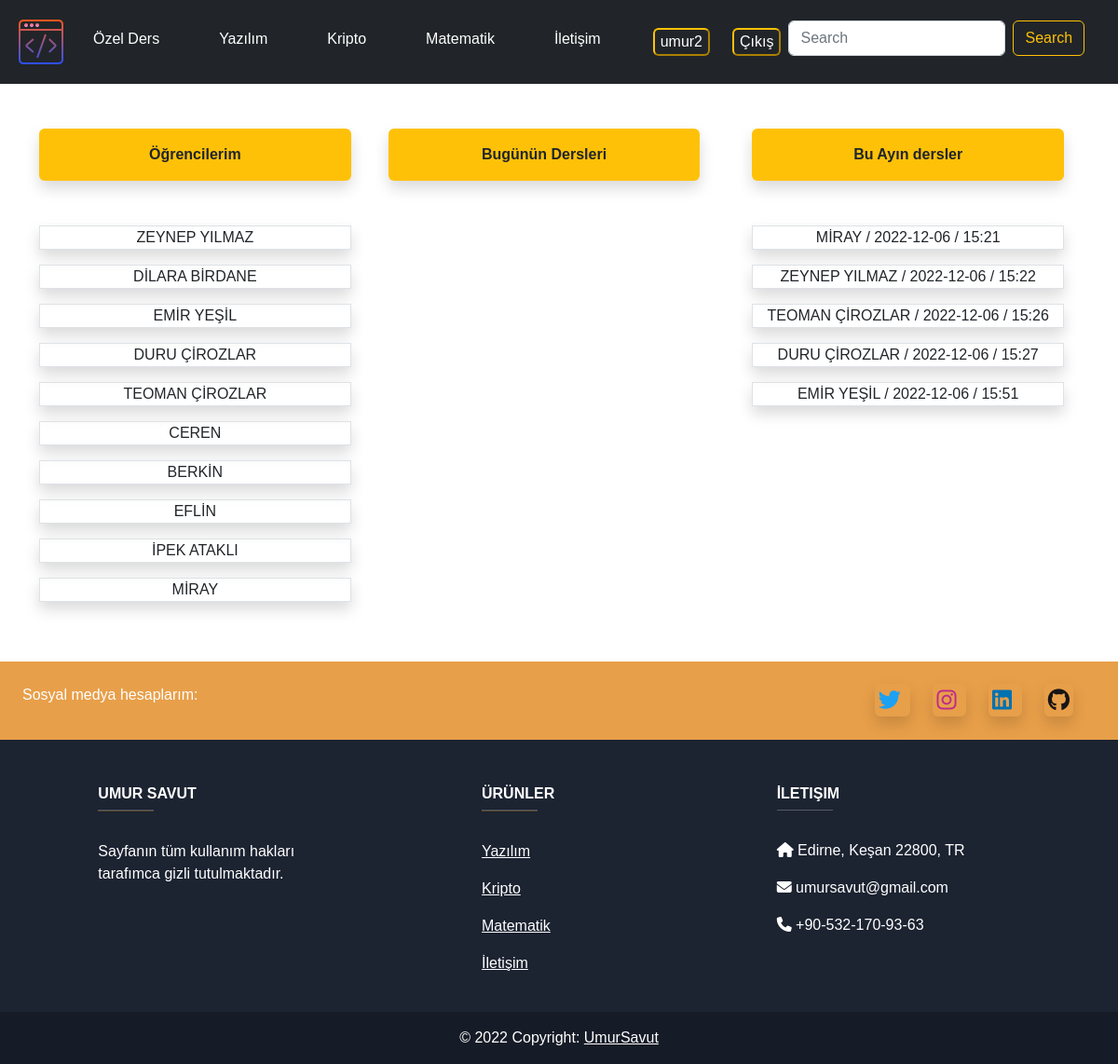
The app's page / (signed in), older data.
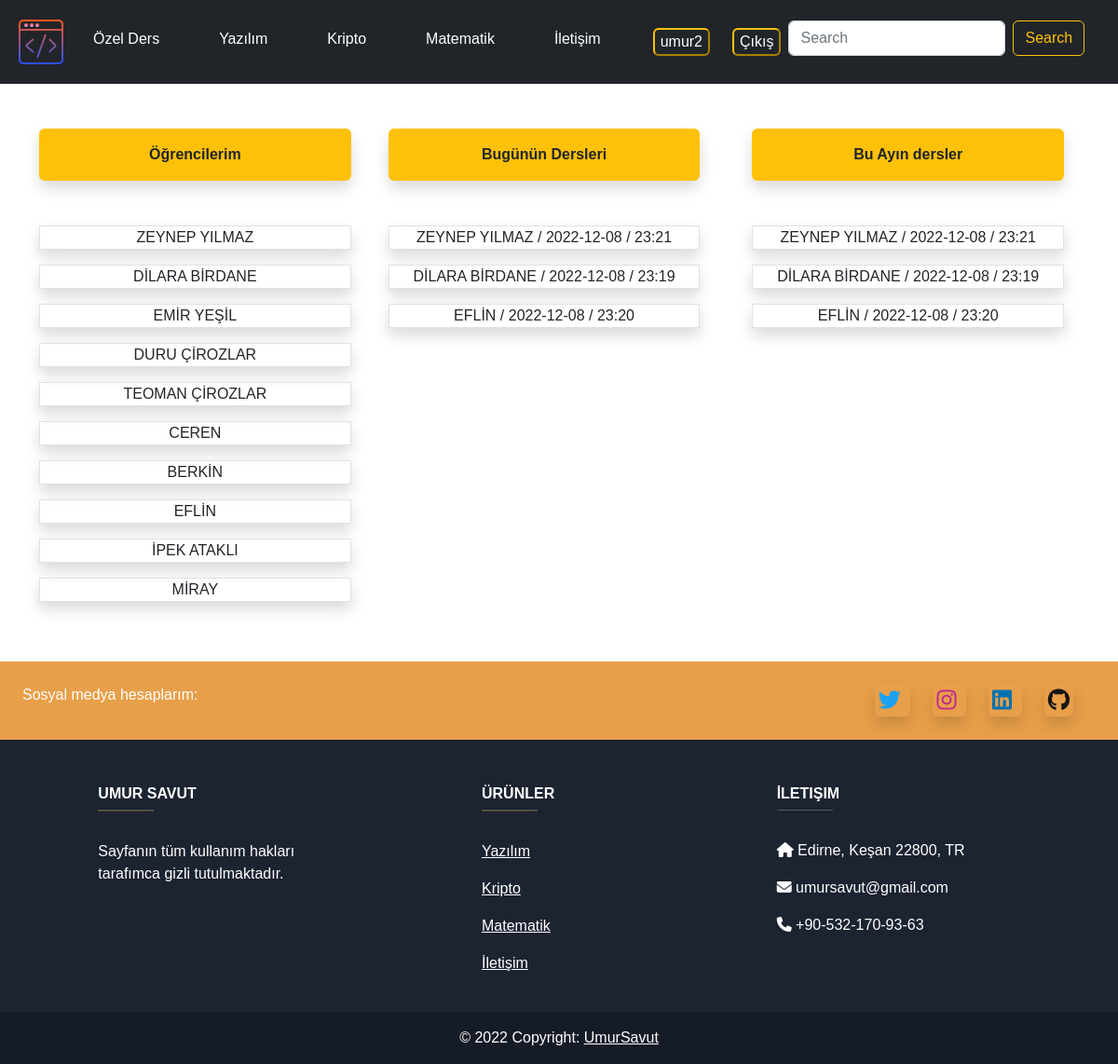
The same page, newer data.
### özelders/models.py (models this page shows, shortened)
class Öğrenci(models.Model):
     isim_soyisim=models.CharField('İsim, Soyisim',max_length=25)
     def __str__(self):
         return self.isim_soyisim

class ÖzelDers(models.Model):
    öğrenci=models.ForeignKey(Öğrenci,max_length=25, on_delete=models.CASCADE, null=True, blank=True)
    ders_ad= models.CharField('Dersin adı',max_length=25)
    ders_konu= models.CharField('Ders konu',max_length=50)
    ders_tarihi=models.DateField()
    ders_saati=models.CharField(max_length=5)
    ders_yeri= models.CharField('Ders yeri',max_length=100, blank=True)
    fiyat= models.IntegerField(verbose_name='Ders ücreti', default=250)
    slug= models.SlugField(blank=True, unique=False, db_index=True)
    def __str__(self):
        return str(self.öğrenci)+ ' / ' + str(self.ders_tarihi) + ' / ' + str(self.ders_saati)

### özelders/views.py (the view)
# urls.py: path("",views.home, name="home"),
def home(request):
    current_date=get_current_date()
    current_lesson()
    öğrenci=Öğrenci.objects.all()
    all_lessons = ÖzelDers.objects.all()
    today=ÖzelDers.objects.filter(ders_tarihi=current_date)
    ucretler=Ucretler.objects.all()
    time=get_current_time()
    real_month=[]
    real_date=str(current_date)
    y=real_date.split('-')
    real_month.append(str(y[1]))
    month=ÖzelDers.objects.filter(ders_tarihi__month=real_month[0])
    ucretler=Ucretler.objects.all()
    toplam=0
    for i in ucretler:
        toplam += i.fiyat
    print('Ücretler tablosundaki toplam',toplam)
    context={
        'time':time,
        'ucret':ucretler,
        'today':today,
        'all_lessons':all_lessons,
        'öğrenci':öğrenci,
        'month':month
    }
    return render(request,'özelders/base.html',context)

### özelders/views.py (called while the page is built)
def get_current_time():
    now = datetime.now()
    time = now.strftime('%H:%M')
    return time

def get_current_date():
    date= datetime.now().date()
    return date

### özelders/templates/özelders/base.html (shortened to what this page needs)
{% load static %}
<!doctype html>
<html lang="en">
  <head>
    <link href="https://cdn.jsdelivr.net/npm/bootstrap@5.2.2/dist/css/bootstrap.min.css" rel="stylesheet">
    <link rel="stylesheet" href="{% static 'özelders/style.css' %}">
  </head>
  <body>
    {% include "özelders/navbar.html" %}
    {% if user.is_authenticated %}
      {% include "özelders/icerik.html" %}
      {% include "özelders/footer_in.html" %}
    {% else %}
    {% include "özelders/icerik_giris_yok.html" %}
    {% include "özelders/footer.html" %}
    {% endif %}
  </body>
</html>

### özelders/templates/özelders/navbar.html (shortened to what this page needs)
{% load static %}
<nav class="navbar navbar-expand-lg navbar-dark bg-dark   ">
    <div class="container-fluid">
      <a class="navbar-brand fs-2 fst-italic text-warning" href="{% url 'home' %}">
        <img src="{% static 'özelders/img/deneme.png' %}" alt="">
      </a>
{% if user.is_authenticated %}
<div class="collapse navbar-collapse" id="navbarSupportedContent">
  <ul class="navbar-nav me-auto mb-2 mb-lg-0">
    <li class="nav-item">
      <a class="nav-link me-5 text-white " href="{% url 'home' %}">Özel Ders</a>
    </li>
    <li class="nav-item">
      <a class="nav-link me-5 text-white " href="{% url 'yazilim' %}">Yazılım</a>
    </li>
    <li class="nav-item">
      <a class="nav-link me-5 text-white " href="{% url 'kripto' %}">Kripto</a>
    </li>
    <li class="nav-item">
      <a class="nav-link me-5 text-white" href="{% url 'matematik' %}">Matematik</a>
    </li>
    <li class="nav-item">
      <a class="nav-link me-5 text-white " href="{% url 'iletisim' %}">İletişim</a>
    </li>
    <li class="nav-item mt-1 me-3">
      <a href="">
        <button class="  border-warning bg-dark text-white rounded mt-1" >{{request.user}}</button>
      </a>
    </li>
<li class="nav-item">
  <a class="nav-link" href="{% url 'logout' %}">
      <button class=" border-warning bg-dark text-white rounded">Çıkış</button>
  </a>
</li>
{% endif %}
       <div>
        <nav>
        <form class="d-flex" role="search">
          <input class="form-control me-2" type="search" placeholder="Search" aria-label="Search">
          <button class="btn btn-outline-warning" type="submit">Search</button>
        </form>
      </div>
    </div>
  </nav>

### özelders/templates/özelders/icerik.html (shortened to what this page needs)
{% load static %}
<!DOCTYPE html>
<html lang="en">
<head>
</head>
<body>
  <div class="container main  ">
    <div class="row">
      <div class=" col my-5  ">
        <p class=" shadow p-3 mb-5 bg-warning fw-bold rounded text-center " >Öğrencilerim</p>
        {% for öğrenci in öğrenci  %}
          <p class=" border text-center shadow " >
            {{öğrenci.isim_soyisim}}
          </p>
        {% endfor %}
      </div>
      <div class=" col  mx-3 my-5  ">
        <p class=" shadow p-3 mb-5 bg-warning fw-bold rounded text-center " >Bugünün Dersleri</p>
        {% for today in today  %}
          <p class=" border text-center shadow " >
            {{today}}
          </p>
        {% endfor %}
      </div>
      <div class="  col mx-3 my-5">
        <p class=" shadow p-3 mb-5 bg-warning fw-bold rounded text-center " >Bu Ayın dersler</p>
        {% for month in month  %}
          <p class=" border text-center shadow " >
            {{month}}
          </p>
        {% endfor %}
      </div>
    </div>
  </div>
</body>
</html>

### özelders/templates/özelders/footer_in.html
<footer
class="text-center   text-lg-start text-white  "
style="background-color: #1c2331"
>
<section
   class="d-flex justify-content-between p-4"
   style="background-color: rgba(330, 173, 76, 0.897)">
<div class="me-5">
<span>Sosyal medya hesaplarım:</span>
</div>
<div>
<a href="" style="text-decoration:none;" class="  shadow fs-4 rounded p-1 text-white me-4">
<i class="fab fa-twitter" style="color:#1DA1F2" ></i>
</a>
<a href="" style="text-decoration:none;" class="  shadow  fs-4 rounded  p-1 text-white me-4">
<i class="fab fa-instagram" style="color:#bc2a8d" ></i>
</a>
<a href="" style="text-decoration:none;" class=" shadow  fs-4 rounded  p-1 text-white me-4">
<i class="fab fa-linkedin" style="color:#0072b1" ></i>
</a>
<a href="" style="text-decoration:none;" class=" shadow  fs-4 rounded  p-1 text-white me-4">
<i class="fab fa-github" style="color:#171515"></i>
</a>
</div>
</section>
<section class="">
<div class="container text-center text-md-start mt-5">
<div class="row mt-3">
<div class="col-md-3 col-lg-4 col-xl-3 mx-auto mb-4">
  <h6 class=" fw-bold">UMUR SAVUT</h6>
  <hr
      class="mb-4 mt-0 d-inline-block mx-auto"
      style="width: 60px; background-color: orange; height: 2px"
      />
  <p>
    Sayfanın tüm kullanım hakları tarafımca gizli tutulmaktadır.
  </p>
</div>
<div class="col-md-2 col-lg-2 col-xl-2 mx-auto mb-4">
  <h6 class="text-uppercase fw-bold">Ürünler</h6>
  <hr
      class="mb-4 mt-0 d-inline-block mx-auto"
      style="width: 60px; background-color: orange; height: 2px"
      />
  <p>
    <a href="{% url 'yazilim' %}" class="text-white">Yazılım</a>
  </p>
  <p>
    <a href="{% url 'kripto' %}" class="text-white">Kripto</a>
  </p>
  <p>
    <a href="{% url 'matematik' %}" class="text-white">Matematik</a>
  </p>
  <p>
    <a href="{% url 'iletisim' %}" class="text-white">İletişim</a>
  </p>
</div>
<div class="col-md-4 col-lg-3 col-xl-3 mx-auto mb-md-0 mb-4">
  <h6 class="text-uppercase fw-bold">İletişim</h6>
  <hr
      class="mb-4 mt-0 d-inline-block mx-auto"
      style="width: 60px; background-color: orange"
      />
  <p><i class="fas fa-home mr-3"></i> Edirne, Keşan 22800, TR</p>
  <p><i class="fas fa-envelope mr-3"></i> umursavut@gmail.com</p>
  <p><i class="fas fa-phone mr-3"></i> +90-532-170-93-63</p>
</div>
</div>
</div>
</section>
<div
class="text-center p-3"
style="background-color: rgba(0, 0, 0, 0.2)"
>
© 2022 Copyright:
<a class="text-white" href="{% url 'login' %}"
>UmurSavut</a
>
</div>
</footer>

### özelders/static/özelders/css/style.css (style rules this page uses)
body, html { height: 100%; margin: 0; font-family: Arial, Helvetica, sans-serif; }

Row changes from the older to the newer data that the page shows:
removed ÖzelDers: öğrenci+ders_tarihi+ders_saati "MİRAY / 2022-12-06 / 15:21"
removed ÖzelDers: öğrenci+ders_tarihi+ders_saati "ZEYNEP YILMAZ / 2022-12-06 / 15:22"
removed ÖzelDers: öğrenci+ders_tarihi+ders_saati "TEOMAN ÇİROZLAR / 2022-12-06 / 15:26"
removed ÖzelDers: öğrenci+ders_tarihi+ders_saati "DURU ÇİROZLAR / 2022-12-06 / 15:27"
removed ÖzelDers: öğrenci+ders_tarihi+ders_saati "EMİR YEŞİL / 2022-12-06 / 15:51"
added ÖzelDers: öğrenci+ders_tarihi+ders_saati "ZEYNEP YILMAZ / 2022-12-08 / 23:21"
added ÖzelDers: öğrenci+ders_tarihi+ders_saati "DİLARA BİRDANE / 2022-12-08 / 23:19"
added ÖzelDers: öğrenci+ders_tarihi+ders_saati "EFLİN / 2022-12-08 / 23:20"
